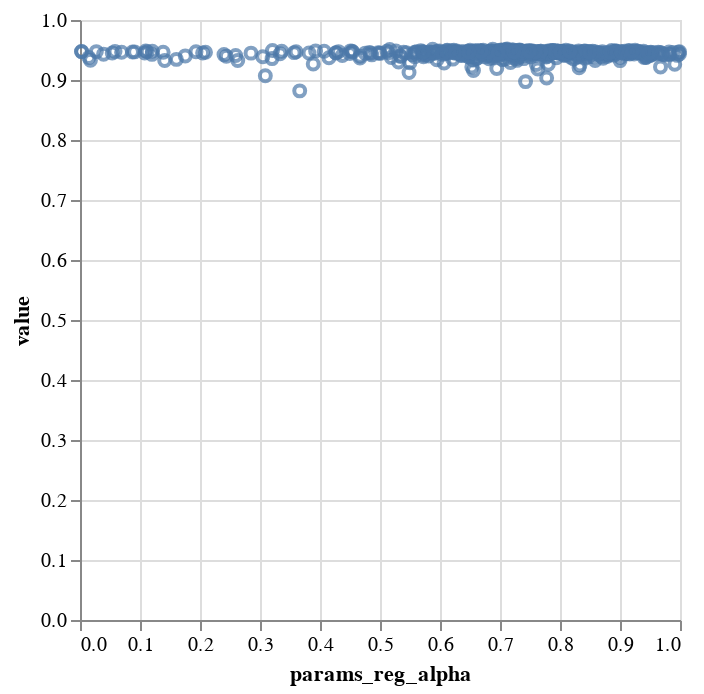

Notebook source saved alongside this figure:
### Markdown cell above
for `learning_rate` >0.05 the model perform well

### Code cell
alt.Chart(result).mark_point().encode(
    x=alt.X('params_reg_alpha')
    ,y='value'
)

### Figure 1 — Vega-Lite specification as saved in the notebook (floating-point values rounded to 4 significant figures; data arrays with more than 128 entries replaced by an {"elided": "..."} marker saying what was removed)
{"config": {"view": {"continuousWidth": 300, "continuousHeight": 300}}, "data": {"name": "data-14d16302af1e76f769cee2f7d1c77dd7"}, "mark": {"type": "point"}, "encoding": {"x": {"field": "params_reg_alpha", "type": "quantitative"}, "y": {"field": "value", "type": "quantitative"}}, "$schema": "https://vega.github.io/schema/vega-lite/v5.20.1.json", "datasets": {"data-14d16302af1e76f769cee2f7d1c77dd7": {"elided": "500 records"}}}
